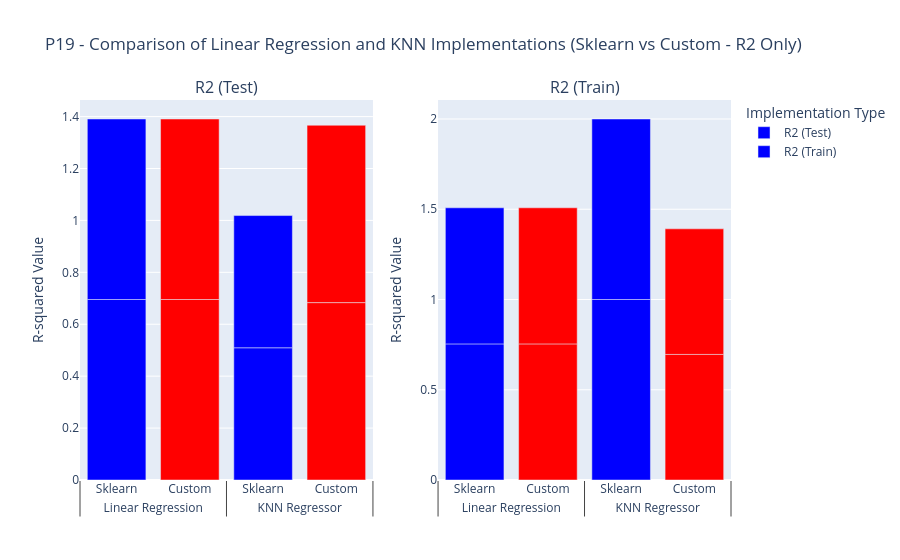
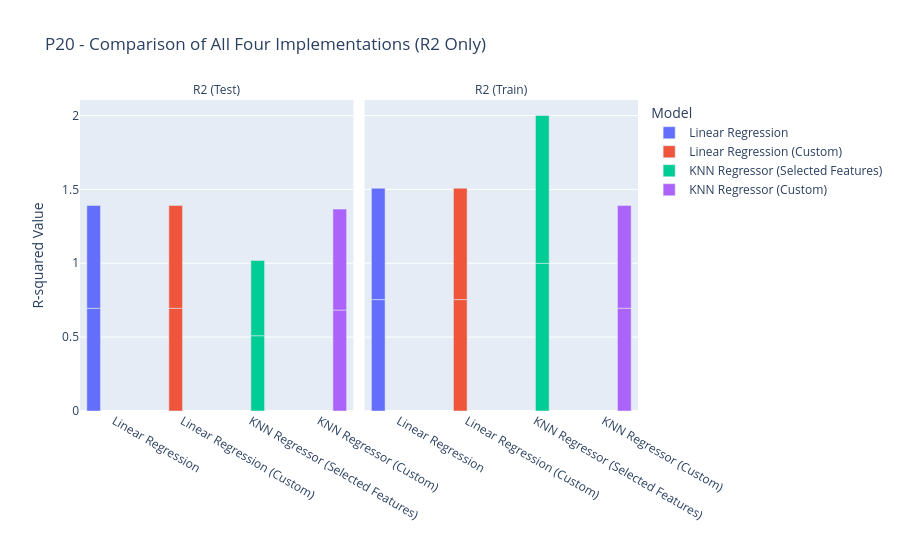

Notebook source saved alongside these figures, in order:
### Markdown cell above
Revisiting the comparison between custom implementations and their scikit-learn counterparts, Plots 19 and 20 offer a direct visual comparison of their R-squared performance on both the training and test sets, bringing together the discussion initiated in Section 3 and supported by the numerical results from `results.csv`.

### Code cell
#import and display Custom vs Sklearn comparison plots (Plot 19 & Plot 20)

try:
    from analyse import fig19, fig20

    fig19.show()

    fig20.show()

except ImportError:
    print("Could not import fig19 or fig20 from analyse. Make sure analyse.py generates and makes these figures available.")
    print("Please run analyse.py at least once to generate the necessary plots and data.")
except Exception as e:
    print(f"An error occurred while displaying custom vs sklearn plots: {e}")

### Figure 1 — Plotly figure (JSON) as saved in the notebook; plotly's stock layout.template omitted (floating-point values rounded to 4 significant figures)
{"data": [{"marker": {"color": ["blue", "blue", "red", "red", "blue", "blue", "red", "red"]}, "name": "R2 (Test)", "showlegend": true, "type": "bar", "x": [["Linear Regression", "Linear Regression", "Linear Regression", "Linear Regression", "KNN Regressor", "KNN Regressor", "KNN Regressor", "KNN Regressor"], ["Sklearn", "Sklearn", "Custom", "Custom", "Sklearn", "Sklearn", "Custom", "Custom"]], "xaxis": "x", "y": [0.6953, 0.6953, 0.6953, 0.6953, 0.5094, 0.5094, 0.6833, 0.6833], "yaxis": "y"}, {"marker": {"color": ["blue", "blue", "red", "red", "blue", "blue", "red", "red"]}, "name": "R2 (Train)", "showlegend": true, "type": "bar", "x": [["Linear Regression", "Linear Regression", "Linear Regression", "Linear Regression", "KNN Regressor", "KNN Regressor", "KNN Regressor", "KNN Regressor"], ["Sklearn", "Sklearn", "Custom", "Custom", "Sklearn", "Sklearn", "Custom", "Custom"]], "xaxis": "x2", "y": [0.754, 0.754, 0.754, 0.754, 1.0, 1.0, 0.6957, 0.6957], "yaxis": "y2"}], "layout": {"annotations": [{"font": {"size": 16}, "showarrow": false, "text": "R2 (Test)", "x": 0.225, "xanchor": "center", "xref": "paper", "y": 1, "yanchor": "bottom", "yref": "paper"}, {"font": {"size": 16}, "showarrow": false, "text": "R2 (Train)", "x": 0.775, "xanchor": "center", "xref": "paper", "y": 1, "yanchor": "bottom", "yref": "paper"}], "barmode": "group", "legend": {"title": {"text": "Implementation Type"}}, "title": {"text": "P19 - Comparison of Linear Regression and KNN Implementations (Sklearn vs Custom - R2 Only)"}, "xaxis": {"anchor": "y", "domain": [0, 0.45]}, "xaxis2": {"anchor": "y2", "domain": [0.55, 1]}, "yaxis": {"anchor": "x", "domain": [0, 1], "title": {"text": "R-squared Value"}}, "yaxis2": {"anchor": "x2", "domain": [0, 1], "title": {"text": "R-squared Value"}}}}

### Figure 2 — Plotly figure (JSON) as saved in the notebook; plotly's stock layout.template omitted (floating-point values rounded to 4 significant figures)
{"data": [{"alignmentgroup": "True", "hovertemplate": "Model=%{x}<br>Dataset=R2 (Test)<br>R-squared Value=%{y}<extra></extra>", "legendgroup": "Linear Regression", "marker": {"color": "#636efa", "pattern": {"shape": ""}}, "name": "Linear Regression", "offsetgroup": "Linear Regression", "orientation": "v", "showlegend": true, "textposition": "auto", "type": "bar", "x": ["Linear Regression", "Linear Regression"], "xaxis": "x", "y": [0.6953, 0.6953], "yaxis": "y"}, {"alignmentgroup": "True", "hovertemplate": "Model=%{x}<br>Dataset=R2 (Train)<br>R-squared Value=%{y}<extra></extra>", "legendgroup": "Linear Regression", "marker": {"color": "#636efa", "pattern": {"shape": ""}}, "name": "Linear Regression", "offsetgroup": "Linear Regression", "orientation": "v", "showlegend": false, "textposition": "auto", "type": "bar", "x": ["Linear Regression", "Linear Regression"], "xaxis": "x2", "y": [0.754, 0.754], "yaxis": "y2"}, {"alignmentgroup": "True", "hovertemplate": "Model=%{x}<br>Dataset=R2 (Test)<br>R-squared Value=%{y}<extra></extra>", "legendgroup": "Linear Regression (Custom)", "marker": {"color": "#EF553B", "pattern": {"shape": ""}}, "name": "Linear Regression (Custom)", "offsetgroup": "Linear Regression (Custom)", "orientation": "v", "showlegend": true, "textposition": "auto", "type": "bar", "x": ["Linear Regression (Custom)", "Linear Regression (Custom)"], "xaxis": "x", "y": [0.6953, 0.6953], "yaxis": "y"}, {"alignmentgroup": "True", "hovertemplate": "Model=%{x}<br>Dataset=R2 (Train)<br>R-squared Value=%{y}<extra></extra>", "legendgroup": "Linear Regression (Custom)", "marker": {"color": "#EF553B", "pattern": {"shape": ""}}, "name": "Linear Regression (Custom)", "offsetgroup": "Linear Regression (Custom)", "orientation": "v", "showlegend": false, "textposition": "auto", "type": "bar", "x": ["Linear Regression (Custom)", "Linear Regression (Custom)"], "xaxis": "x2", "y": [0.754, 0.754], "yaxis": "y2"}, {"alignmentgroup": "True", "hovertemplate": "Model=%{x}<br>Dataset=R2 (Test)<br>R-squared Value=%{y}<extra></extra>", "legendgroup": "KNN Regressor (Selected Features)", "marker": {"color": "#00cc96", "pattern": {"shape": ""}}, "name": "KNN Regressor (Selected Features)", "offsetgroup": "KNN Regressor (Selected Features)", "orientation": "v", "showlegend": true, "textposition": "auto", "type": "bar", "x": ["KNN Regressor (Selected Features)", "KNN Regressor (Selected Features)"], "xaxis": "x", "y": [0.5094, 0.5094], "yaxis": "y"}, {"alignmentgroup": "True", "hovertemplate": "Model=%{x}<br>Dataset=R2 (Train)<br>R-squared Value=%{y}<extra></extra>", "legendgroup": "KNN Regressor (Selected Features)", "marker": {"color": "#00cc96", "pattern": {"shape": ""}}, "name": "KNN Regressor (Selected Features)", "offsetgroup": "KNN Regressor (Selected Features)", "orientation": "v", "showlegend": false, "textposition": "auto", "type": "bar", "x": ["KNN Regressor (Selected Features)", "KNN Regressor (Selected Features)"], "xaxis": "x2", "y": [1.0, 1.0], "yaxis": "y2"}, {"alignmentgroup": "True", "hovertemplate": "Model=%{x}<br>Dataset=R2 (Test)<br>R-squared Value=%{y}<extra></extra>", "legendgroup": "KNN Regressor (Custom)", "marker": {"color": "#ab63fa", "pattern": {"shape": ""}}, "name": "KNN Regressor (Custom)", "offsetgroup": "KNN Regressor (Custom)", "orientation": "v", "showlegend": true, "textposition": "auto", "type": "bar", "x": ["KNN Regressor (Custom)", "KNN Regressor (Custom)"], "xaxis": "x", "y": [0.6833, 0.6833], "yaxis": "y"}, {"alignmentgroup": "True", "hovertemplate": "Model=%{x}<br>Dataset=R2 (Train)<br>R-squared Value=%{y}<extra></extra>", "legendgroup": "KNN Regressor (Custom)", "marker": {"color": "#ab63fa", "pattern": {"shape": ""}}, "name": "KNN Regressor (Custom)", "offsetgroup": "KNN Regressor (Custom)", "orientation": "v", "showlegend": false, "textposition": "auto", "type": "bar", "x": ["KNN Regressor (Custom)", "KNN Regressor (Custom)"], "xaxis": "x2", "y": [0.6957, 0.6957], "yaxis": "y2"}], "layout": {"annotations": [{"font": {}, "showarrow": false, "text": "R2 (Test)", "x": 0.245, "xanchor": "center", "xref": "paper", "y": 1, "yanchor": "bottom", "yref": "paper"}, {"font": {}, "showarrow": false, "text": "R2 (Train)", "x": 0.755, "xanchor": "center", "xref": "paper", "y": 1, "yanchor": "bottom", "yref": "paper"}], "barmode": "group", "legend": {"title": {"text": "Model"}, "tracegroupgap": 0}, "showlegend": true, "title": {"text": "P20 - Comparison of All Four Implementations (R2 Only)"}, "xaxis": {"anchor": "y", "categoryarray": ["Linear Regression", "Linear Regression (Custom)", "KNN Regressor (Selected Features)", "KNN Regressor (Custom)"], "categoryorder": "array", "domain": [0, 0.49], "title": {"text": ""}}, "xaxis2": {"anchor": "y2", "categoryarray": ["Linear Regression", "Linear Regression (Custom)", "KNN Regressor (Selected Features)", "KNN Regressor (Custom)"], "categoryorder": "array", "domain": [0.51, 1], "matches": "x", "title": {"text": ""}}, "yaxis": {"anchor": "x", "domain": [0, 1], "title": {"text": "R-squared Value"}}, "yaxis2": {"anchor": "x2", "domain": [0, 1], "matches": "y", "showticklabels": false}}}
